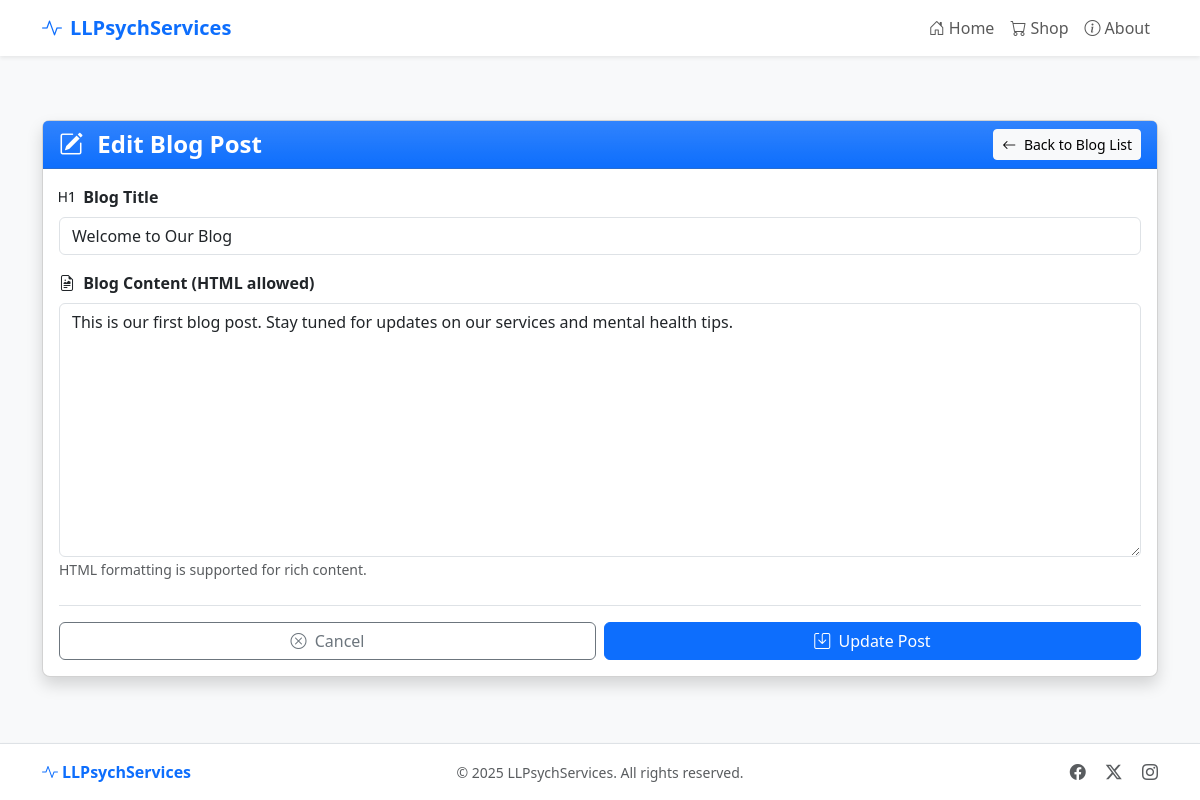
Before: /admin/blog/edit/1 (signed in) with the older database file.
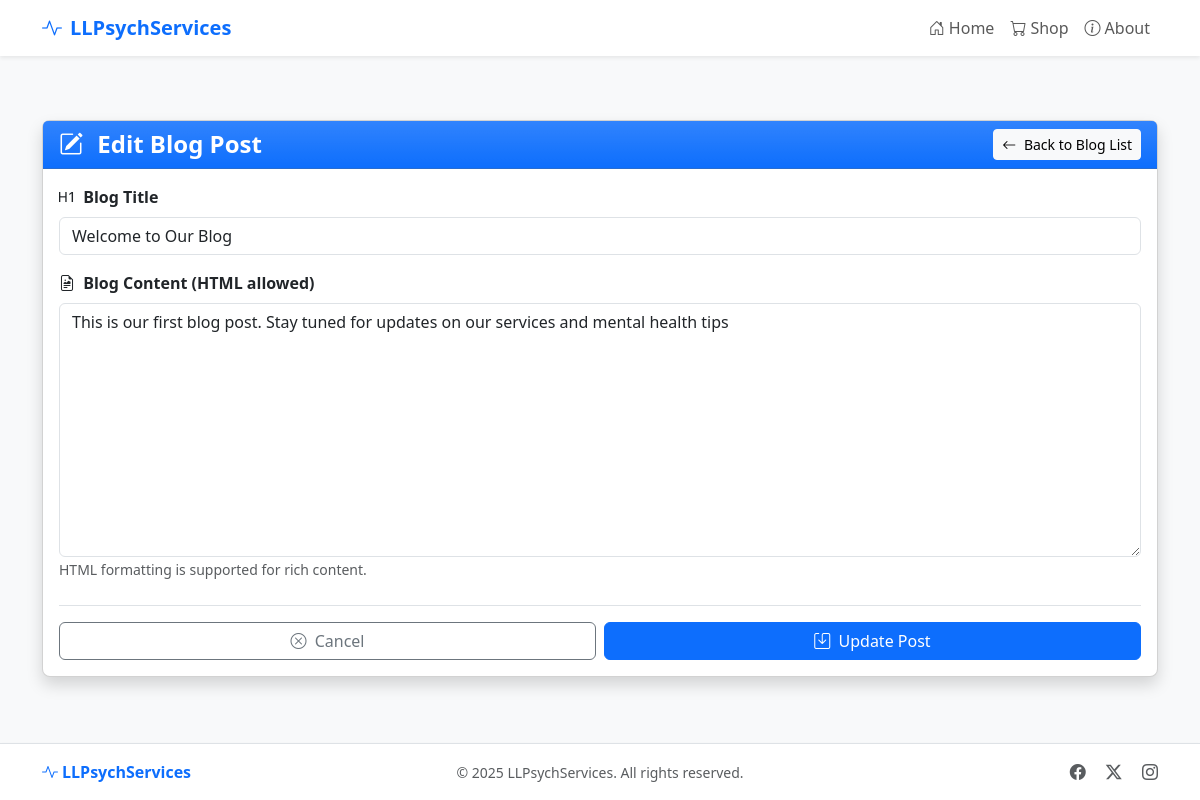
After: the same page with the newer database file.
### models.py (models this page shows)
class BlogPost(db.Model):
    id = db.Column(db.Integer, primary_key=True)
    title = db.Column(db.String(100), nullable=False)
    content = db.Column(db.Text, nullable=False)
    created_at = db.Column(db.DateTime, default=datetime.utcnow)

### routes/admin.py (the view)
@admin_bp.route('/blog/edit/<int:post_id>', methods=['GET', 'POST'])
@admin_required
def edit_blog(post_id):
    post = BlogPost.query.get_or_404(post_id)
    if request.method == 'POST':
        post.title = request.form.get('title')
        post.content = request.form.get('content')
        db.session.commit()
        flash('Blog post updated successfully!', 'success')
        return redirect(url_for('admin.blog'))
    return render_template('admin/edit_blog.html', post=post)

### routes/admin.py (called while the page is built)
def admin_required(f):
    @wraps(f)
    def decorated_function(*args, **kwargs):
        if not session.get('admin_logged_in'):
            flash('Please log in to access the admin area.', 'warning')
            return redirect(url_for('admin.login', next=request.url))
        return f(*args, **kwargs)
    return decorated_function

### templates/admin/edit_blog.html (shortened to what this page needs)
{% extends 'base.html' %}
{% block content %}
<div class="container py-3 py-md-4">
  <div class="row justify-content-center">
    <div class="col-12">
      <div class="card shadow">
        <div class="card-header bg-primary bg-gradient text-white">
          <div class="d-flex flex-column flex-sm-row justify-content-between align-items-start align-items-sm-center">
            <h1 class="h4 mb-2 mb-sm-0 fw-bold">
              <i class="bi bi-pencil-square me-2"></i> Edit Blog Post
            </h1>
            <a href="{{ url_for('admin.blog') }}" class="btn btn-light btn-sm">
              <i class="bi bi-arrow-left me-1"></i> Back to Blog List
            </a>
          </div>
        </div>
        <div class="card-body">
          <form method="post" id="blog-form" class="needs-validation" novalidate>
            <div class="mb-3">
              <label for="title" class="form-label fw-bold">
                <i class="bi bi-type-h1 me-1"></i> Blog Title
              </label>
              <input type="text" class="form-control" id="title" name="title" value="{{ post.title }}" required>
            </div>
            <div class="mb-3">
              <label for="content" class="form-label fw-bold">
                <i class="bi bi-file-earmark-richtext me-1"></i> Blog Content (HTML allowed)
              </label>
              <textarea class="form-control" id="content" name="content" rows="10" required>{{ post.content }}</textarea>
              <small class="text-muted">HTML formatting is supported for rich content.</small>
            </div>
            <div class="d-flex flex-column flex-sm-row justify-content-end gap-2 mt-4 border-top pt-3">
              <a href="{{ url_for('admin.blog') }}" class="btn btn-outline-secondary w-100 w-sm-auto mb-2 mb-sm-0">
                <i class="bi bi-x-circle me-1"></i> Cancel
              </a>
              <button type="submit" class="btn btn-primary w-100 w-sm-auto">
                <i class="bi bi-save me-1"></i> Update Post
              </button>
            </div>
          </form>
        </div>
      </div>
    </div>
  </div>
</div>
{% endblock %}

Changed rows visible on the page:
changed BlogPost "Welcome to Our Blog": content "This is our first blog post. Stay tuned for updates on our services and mental health tips." → "This is our first blog post. Stay tuned for updates on our services and mental health tips"
